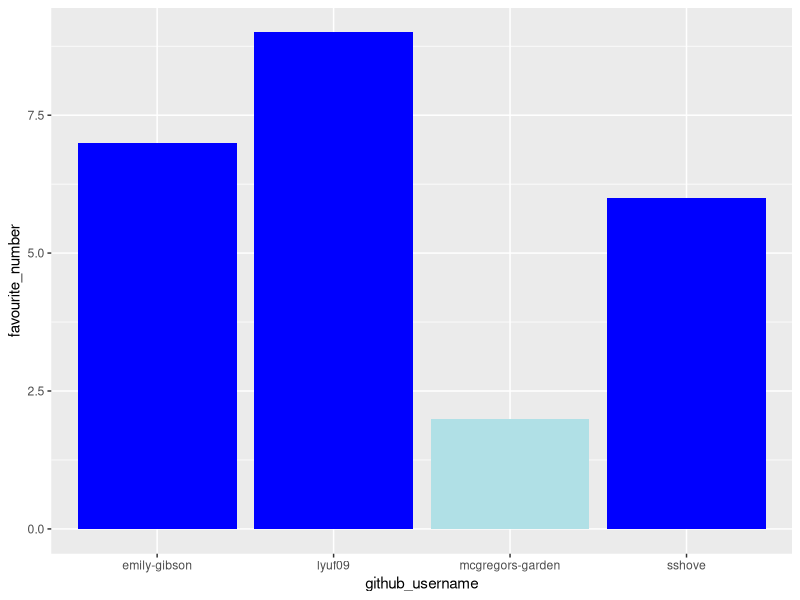
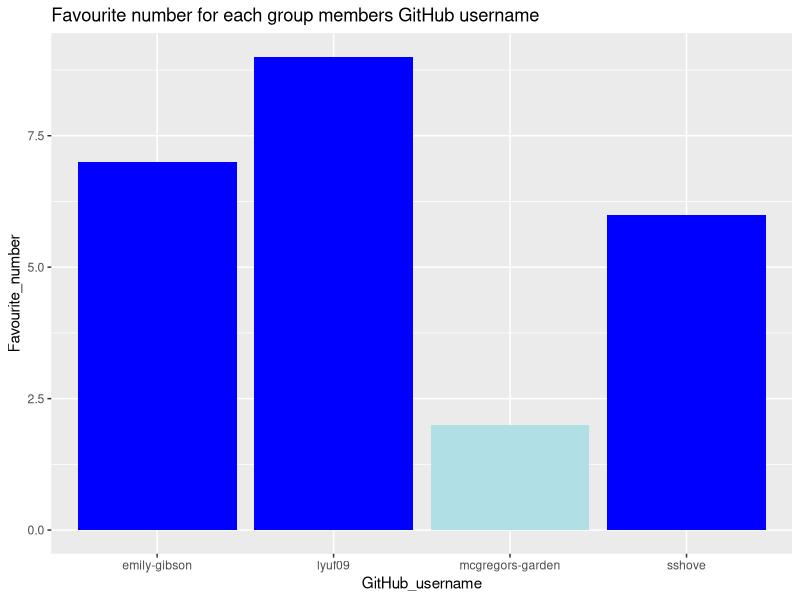
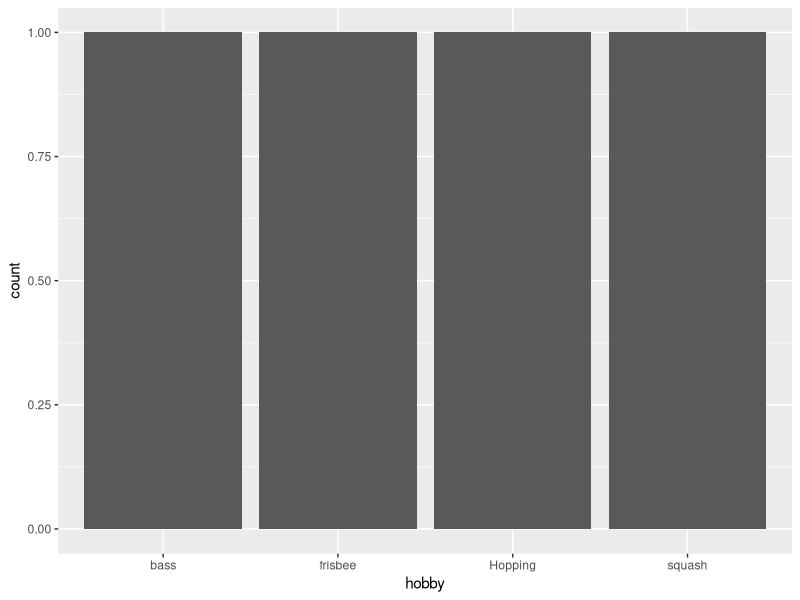

The R script that drew these images, in order:
## ---- chunk 1
library(tidyverse) 
## ---- chunk 2
team_data <- tibble(
  name = c("Peter Rabbit", "Emily", "Fay", 
           "Steven"),
  github_username = c("mcgregors-garden", "emily-gibson", "lyuf09", 
                      "sshove"), 
  colour = c("powderblue", "blue", "blue", 
             "blue"),
  hobby = c("Hopping", "squash", "bass", 
            "frisbee"),
  favourite_number = c(2, 7, 9, 6)
  )

team_data
## ---- chunk 3
p1 <- ggplot(data = team_data, 
             mapping = aes(x = github_username, 
                           y = favourite_number,
                           fill = colour), 
             ) +
   geom_col() +
   scale_fill_identity()
p1
## ---- chunk 4
p1 + labs(x = "GitHub_username", 
          y = "Favourite_number",
          title = "Favourite number for each group members GitHub username")
## ---- chunk 5
p2 <- ggplot(team_data, aes(x = hobby)) +
  geom_bar()
p2
